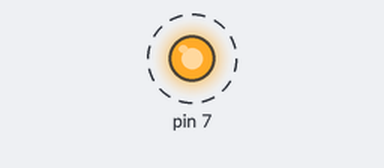
Bench run of a sketch on a simulated Arduino Uno, built with avr-gcc and run on an emulated ATmega328P. Parts: output pins drawn as LEDs (lit = HIGH). Dashed ring = blinking.

Above: at 0.2 s.
Timing chart, 0 to 3.5 s (numbered marks = the images above):
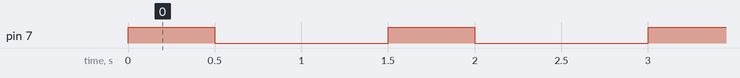

Measured:
- by itself, pin 7: alternates HIGH for 0.50 s and LOW for 1.0 s

The sketch:

Exercise_3.ino
```cpp
/********************************************************************
  Chapter 1, Lesson 3 Exercises
  Author - Eric Ryan Harrison <me@ericharrison.info>
********************************************************************/

void setup() {
	// initialize digital pin 7 as an output.
	pinMode(7, OUTPUT);
}

void loop() {
	digitalWrite(7, HIGH); // turn the LED on.
	delay(500);            // wait for half a second.
	digitalWrite(7, LOW);  // turn the LED off.
	delay(1000);           // wait for a second.
}
```
